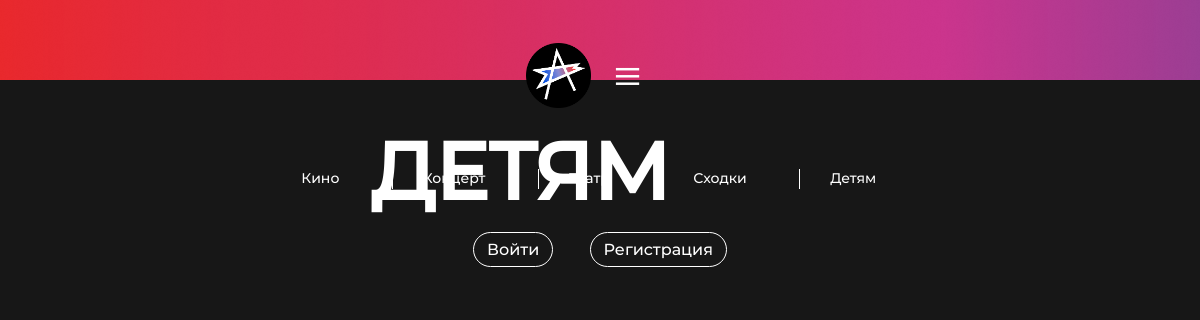
Page /childrens on the earlier database version.
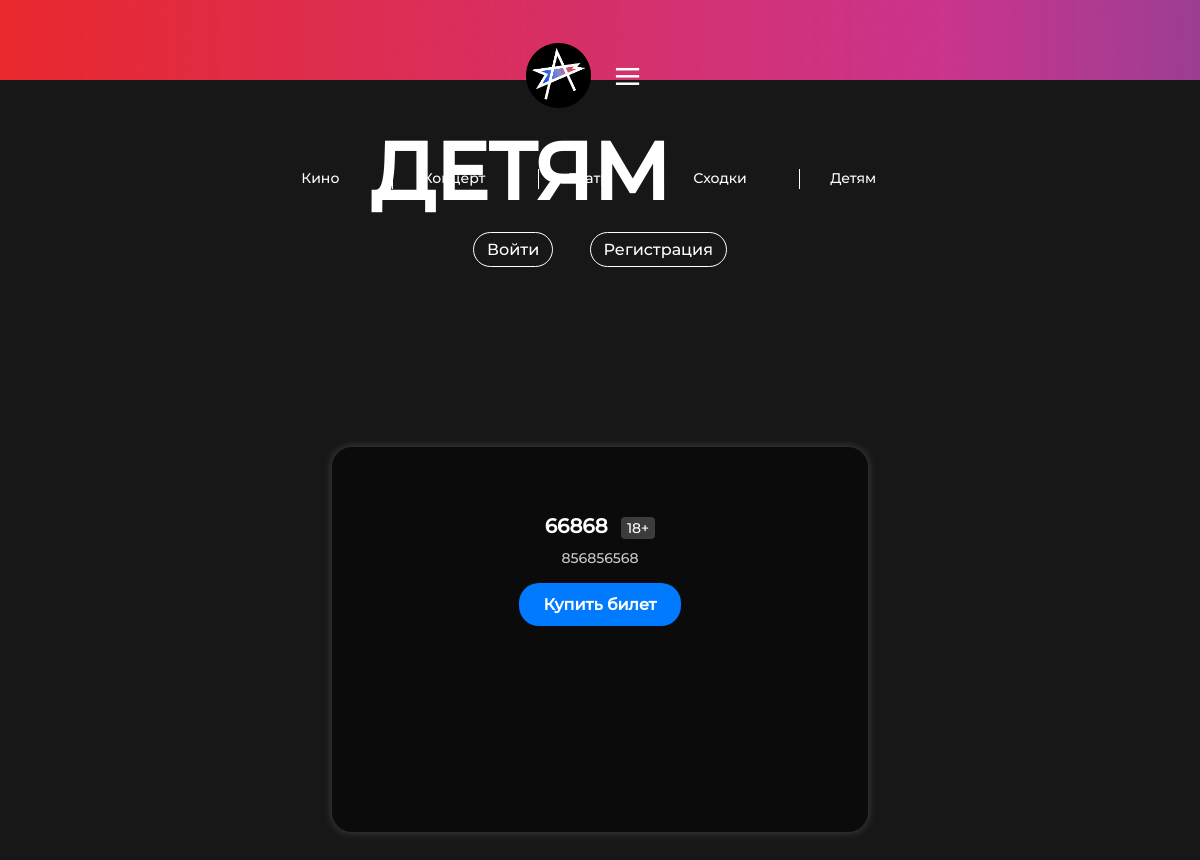
Same page on the later database version.
### tables this page shows
CREATE TABLE childrens (
        id INTEGER PRIMARY KEY AUTOINCREMENT,
        title TEXT NOT NULL,
        description TEXT NOT NULL,
        commentary TEXT,
        rating TEXT,
        url_image TEXT NOT NULL,
        age_restriction TEXT NOT NULL
    );

### main.py (the view)
@app.get("/childrens", response_class=HTMLResponse)
def child(request: Request):
    con = get_db()
    cur = con.cursor()
    try:
        cur.execute('SELECT * FROM childrens')
        items = cur.fetchall()
        return templates.TemplateResponse('child.html', {
            'request': request,
            'items': items
        })
    except sqlite3.Error as e:
        raise HTTPException(status_code=500, detail=str(e))
    finally:
        con.close()

### templates/child.html (shortened to what this page needs)
<!DOCTYPE html>
<html lang="ru">
<head>
    <link href="https://cdn.jsdelivr.net/npm/bootstrap@5.3.0/dist/css/bootstrap.min.css" rel="stylesheet">
    <link rel="stylesheet" href="{{ url_for('static', path='css/header.css') }}">
    <link rel="stylesheet" href="{{ url_for('static', path='css/kino.css') }}">
    <link rel="stylesheet" href="{{ url_for('static', path='css/main.css') }}">
    <link rel="stylesheet" href="{{ url_for('static', path='css/responsive.css') }}">
</head>
<body>
    <header>
        <div class="header-container">
            <div class="right-text-header">
              <a href="{{ url_for('index') }}">
                <img src="{{ url_for('static', path='images/logo.png') }}" alt="">
              </a>
                <div class="dropdown">
                    <button class="btns btn-danger" type="button" data-bs-toggle="dropdown" aria-expanded="false">
                        &#8801;
                    </button>
                  </div>
            </div>
            <div class="middle-text-header">
                <a href="{{ url_for('movies') }}" class="textbtn">Кино</a>
                <a href="{{ url_for('concerts') }}" class="textbtn">Концерт</a>
                <a href="{{ url_for('theatre') }}" class="textbtn">Театр</a>
                <a href="{{ url_for('meeting') }}" class="textbtn">Сходки</a>
                <a href="{{ url_for('child') }}" class="textbtn">Детям</a>
            </div>
            <div class="auth-container-header">
                <a href="https://id.ykt.ru/page/login?return_url=https%3A%2F%2Fafisha.ykt.ru%2F" class="authbtn logbtn">Войти</a>
                <a href="https://id.ykt.ru/page/register?return_url=https%3A%2F%2Fafisha.ykt.ru%2F" class="authbtn regbtn">Регистрация</a>
            </div>
        </div>
    </header>
    <main>
        <div class="page-kino">
            <div class="sitename">
                <p>ДЕТЯМ</p>
            </div>
            {% for item in items %}
            <div class="main-content">
                <div class="main-body">
                    <p class="title">{{ item['title'] }} <span class="age-restriction">{{ item['age_restriction'] }}</span></p>
                    <p class="descript">{{ item['description'] }}</p>
                </div>
                <a href="{{ url_for('cardch', id=item['id']) }}" class="buybtn">Купить билет</a>
            </div>
            {% endfor %}
        </div>
    </main>
</body>
</html>

Differences in the rows shown:
added childrens: title "66868", age_restriction "18+", description "856856568"
